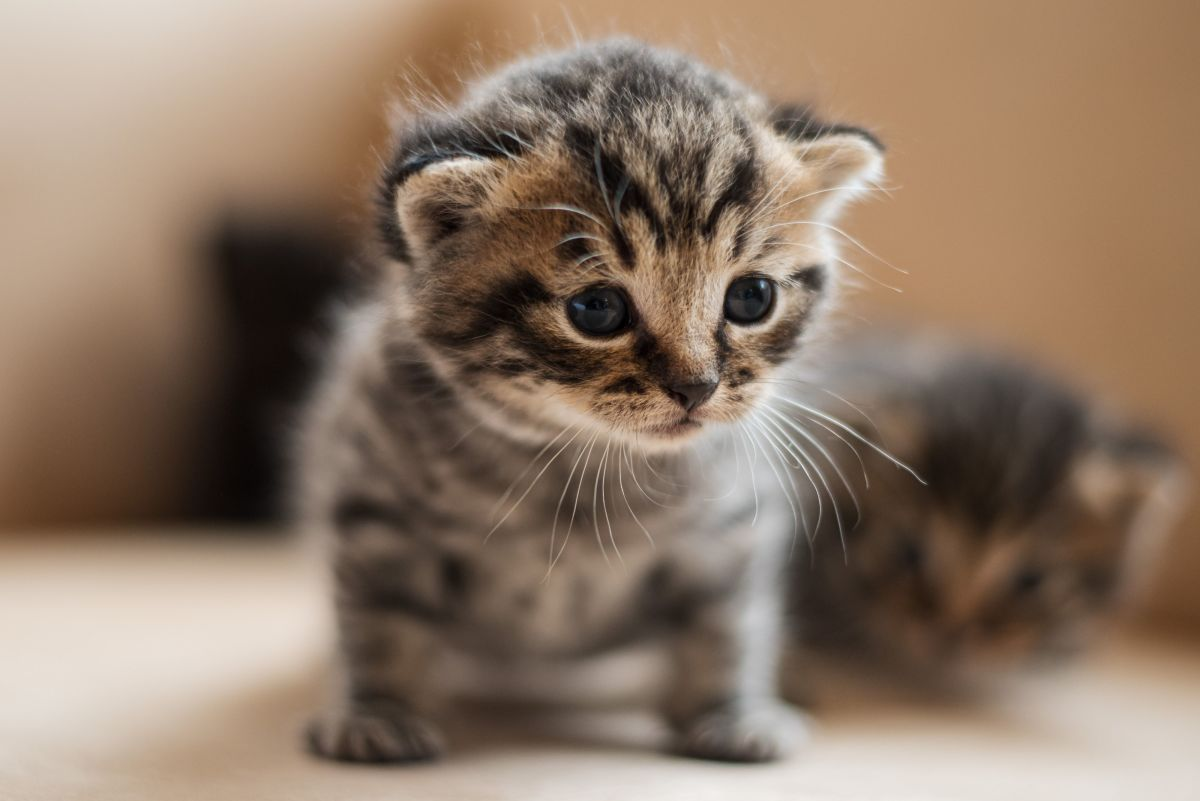
#> input picture CPUGPUComputingEvaluation/cat.jpg, 1200 x 801 px, found by its file name
$ python Scenario2.py
#> lines starting #> are read from the running program, lines starting #| are printed output that depends on the picture
# ****************************************** written by Alireza ***************************************
import cv2
import time
import numpy as np
import cupy as cp
import matplotlib.pyplot as plt

# Load an image for processing
image_path = "/content/cat.jpg"
image = cv2.imread(image_path)
#> image is the input picture: shape (801, 1200, 3); mean B, G, R 103.1, 120.5, 141.1
# resizing image
image = cv2.resize(image,(1000, 1000),interpolation=cv2.INTER_NEAREST)
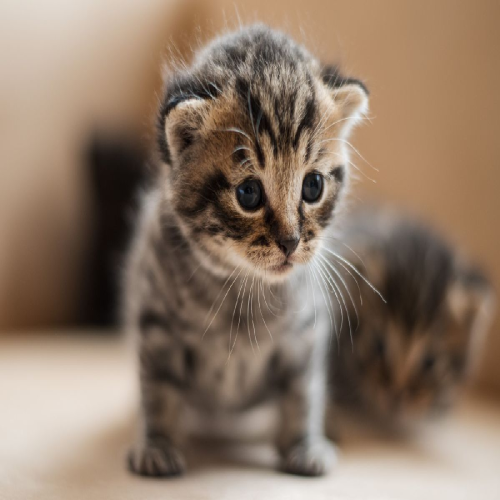
#> image: shape (1000, 1000, 3) (shown at 1/2 size); mean B, G, R 103.1, 120.5, 141.1

# CPU Image Processing
def cpu_image_processing(image):
    start_time = time.time()

    # Perform image processing operations using CPU
    # Example: Convert the image to grayscale
    gray_image = np.dot(image[...,:3], [0.299, 0.587, 0.144])
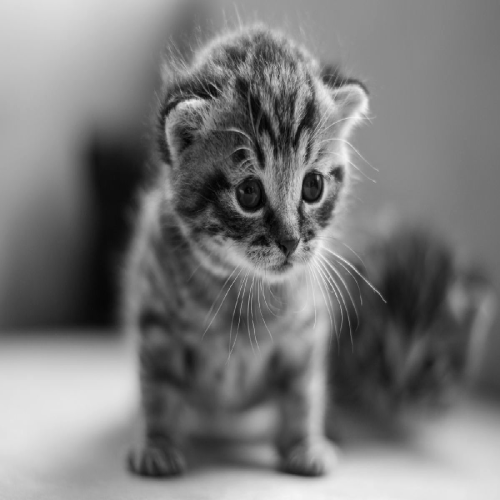
#> gray_image: shape (1000, 1000) float64 (shown at 1/2 size); min 0.144, max 249, mean 121.8
    end_time = time.time()
    execution_time = end_time - start_time
    return gray_image, execution_time

# GPU Image Processing
def gpu_image_processing(image):
    start_time = time.time()

    # [7 lines of commented-out code are left out]

    gray_image = cp.dot(cp.asarray(image[...,:3]), cp.asarray([0.299, 0.587, 0.144]))
    end_time = time.time()
    execution_time = end_time - start_time
    return gray_image, execution_time

# Run CPU Image Processing
cpu_result, cpu_execution_time = cpu_image_processing(image)
#> cpu_execution_time = 0.0607

# Run GPU Image Processing
#> (the run stopped early here; a loop or call above may not have finished)
